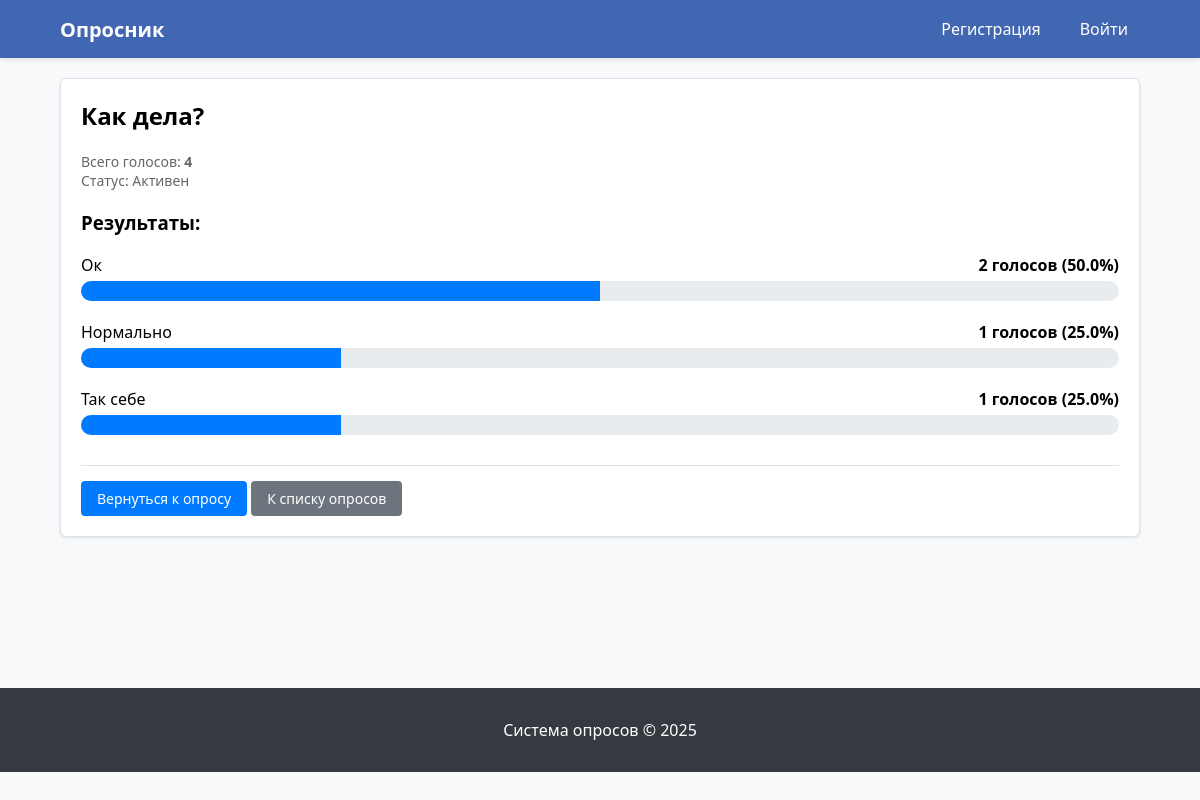
Page /polls/8/results/ on the earlier database version.
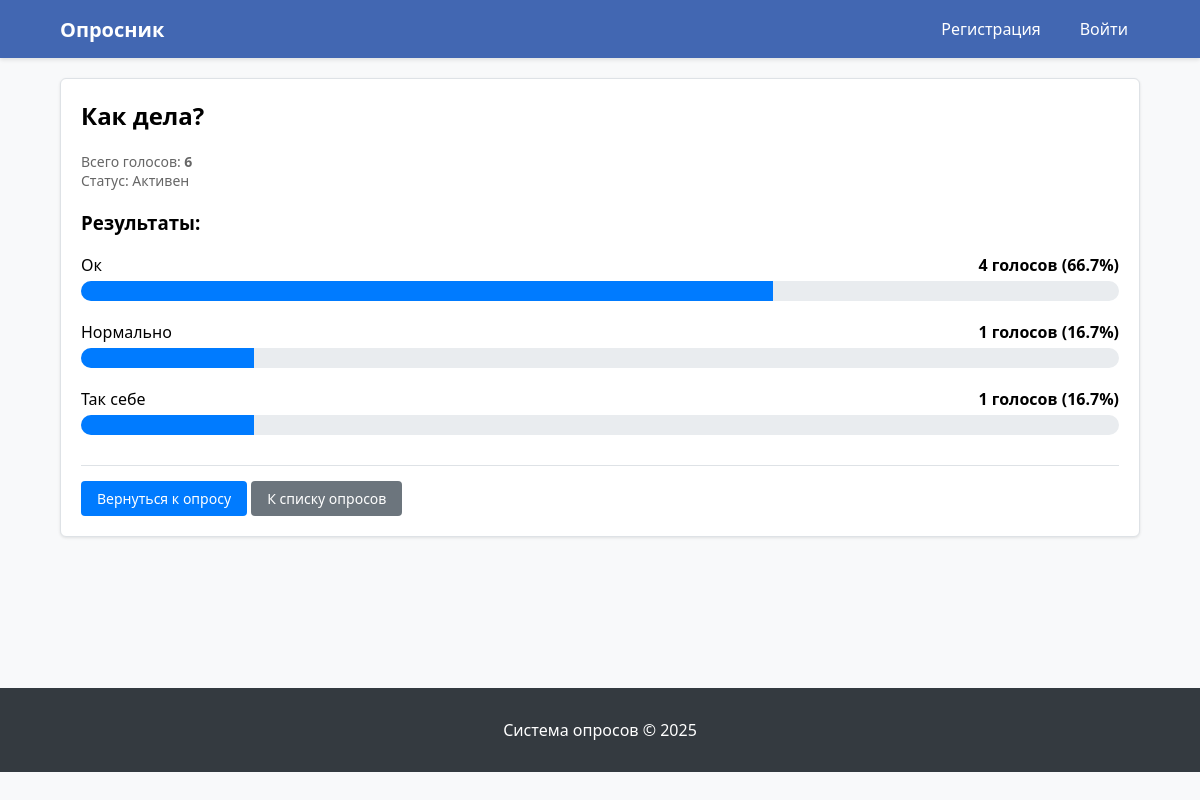
Same page on the later database version.
### polls/models.py (models this page shows, shortened)
class Question(models.Model):
    question_text = models.CharField(max_length=200, verbose_name='текст вопроса')
    pub_date = models.DateTimeField('дата публикации')
    description = models.TextField('полное описание', blank=True)
    short_description = models.CharField('краткое описание', max_length=300, blank=True)
    image = models.ImageField('изображение', upload_to='questions/', blank=True, null=True)
    author = models.ForeignKey(User, on_delete=models.SET_NULL, null=True, blank=True, verbose_name='автор')
    end_date = models.DateTimeField('окончание опроса', null=True, blank=True)
    def is_active(self):
        if self.end_date:
            return timezone.now() <= self.end_date
        return True  # Если end_date не указан, опрос всегда активен

class Choice(models.Model):
    question = models.ForeignKey(Question, on_delete=models.CASCADE, verbose_name='вопрос')
    choice_text = models.CharField(max_length=200, verbose_name='текст варианта')
    votes = models.IntegerField(default=0, verbose_name='голоса')
    voters = models.ManyToManyField(User, blank=True, related_name='votes', verbose_name='проголосовавшие')
    def get_percentage(self, total_votes):
        if total_votes > 0:
            return (self.votes / total_votes) * 100
        return 0

### polls/views.py (the view)
# urls.py: path('<int:question_id>/results/', views.results, name='results'),
def results(request, question_id):
    question = get_object_or_404(Question, pk=question_id)
    total_votes = sum(choice.votes for choice in question.choice_set.all())
    choices = []
    for choice in question.choice_set.all():
        percentage = choice.get_percentage(total_votes) if total_votes > 0 else 0
        choices.append({
            'choice': choice,
            'percentage': round(percentage, 1)
        })
    return render(request, 'polls/results.html', {
        'question': question,
        'choices': choices,
        'total_votes': total_votes,
    })

### polls/templates/polls/results.html
{% extends 'polls/base.html' %}
{% block content %}
<div class="card">
    <h2 style="margin-top: 0;">{{ question.question_text }}</h2>
    <div style="font-size: 14px; color: #666; margin-bottom: 20px;">
        <div>Всего голосов: <strong>{{ total_votes }}</strong></div>
        <div>Статус: {% if question.is_active %}Активен{% else %}Завершен{% endif %}</div>
    </div>
    <h3>Результаты:</h3>
    {% for choice_data in choices %}
        <div style="margin-bottom: 20px;">
            <div style="display: flex; justify-content: space-between; margin-bottom: 5px;">
                <div>{{ choice_data.choice.choice_text }}</div>
                <div><strong>{{ choice_data.choice.votes }} голосов ({{ choice_data.percentage }}%)</strong></div>
            </div>
            <div style="background: #e9ecef; height: 20px; border-radius: 10px; overflow: hidden;">
                <div style="background: #007bff; height: 100%; width: {{ choice_data.percentage }}%;"></div>
            </div>
        </div>
    {% endfor %}
    <div style="margin-top: 30px; padding-top: 15px; border-top: 1px solid #dee2e6;">
        <a href="{% url 'polls:detail' question.id %}" class="btn">Вернуться к опросу</a>
        <a href="{% url 'polls:index' %}" class="btn btn-secondary">К списку опросов</a>
    </div>
</div>
{% endblock %}

### polls/templates/polls/base.html (shortened to what this page needs)
<!DOCTYPE html>
<html>
<head>
</head>
<body>
    <div class="top-menu">
        <div class="container">
            <div class="menu-content">
                <a href="/" class="site-title">Опросник</a>
                <div class="menu-links">
                    {% if user.is_authenticated %}
                        <span class="username">{{ user.username }}</span>
                        <a href="{% url 'polls:profile' %}">Профиль</a>
                        <form class="logout-form" action="{% url 'polls:logout' %}" method="post">
                            {% csrf_token %}
                            <button type="submit" class="logout-btn">Выйти</button>
                        </form>
                    {% else %}
                        <a href="{% url 'polls:register' %}">Регистрация</a>
                        <a href="{% url 'polls:login' %}">Войти</a>
                    {% endif %}
                </div>
            </div>
        </div>
    </div>
    <div class="container main-content">
        {% block content %}{% endblock %}
    </div>
    <div class="footer">
        <div class="container">
            <p>Система опросов &copy; {% now "Y" %}</p>
        </div>
    </div>
</body>
</html>

### polls/templates/polls/base.html (style rules this page uses)
body { font-family: Segoe UI, Arial, sans-serif; margin: 0; background: #f8f9fa; }
.top-menu { background: #4267B2; padding: 12px 0; box-shadow: 0 2px 4px rgba(0,0,0,0.1); }
.container { width: 90%; max-width: 1200px; margin: 0 auto; }
.menu-content { display: flex; justify-content: space-between; align-items: center; }
.site-title { color: white; font-size: 20px; font-weight: bold; text-decoration: none; }
.menu-links { display: flex; gap: 15px; align-items: center; }
.menu-links a { color: white; text-decoration: none; padding: 6px 12px; border-radius: 3px; }
.main-content { padding: 20px 0; min-height: 70vh; }
.card { background: white; border-radius: 6px; padding: 20px; margin-bottom: 20px; box-shadow: 0 1px 3px rgba(0,0,0,0.1); border: 1px solid #dee2e6; }
.footer { background: #343a40; color: white; text-align: center; padding: 15px 0; margin-top: 30px; }
.btn { display: inline-block; padding: 8px 16px; background: #007bff; color: white; border: none; border-radius: 4px; text-decoration: none; cursor: pointer; font-size: 14px; }
.btn-secondary { background: #6c757d; }

Differences in the rows shown:
changed Choice "Ок": choice.votes "2" → "4"; percentage "50.0" → "66.7"; {{ choice_data.percentage }} 50.0 → 66.7 (drawn)
computed for Choice "Нормально": percentage "25.0" → "16.7"; {{ choice_data.percentage }} 25.0 → 16.7 (drawn)
computed for Choice "Так себе": percentage "25.0" → "16.7"; {{ choice_data.percentage }} 25.0 → 16.7 (drawn)
Other differences:
{{ total_votes }}: "4" → "6"
